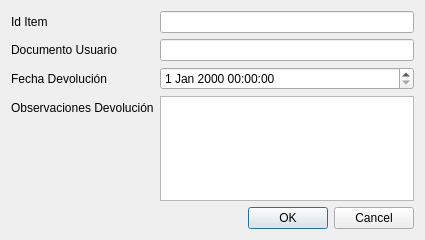
<?xml version="1.0" encoding="UTF-8"?>
<ui version="4.0">
 <class>Dialog</class>
 <widget class="QDialog" name="Dialog">
  <property name="geometry">
   <rect>
    <x>0</x>
    <y>0</y>
    <width>425</width>
    <height>240</height>
   </rect>
  </property>
  <property name="windowTitle">
   <string>Devolver Item</string>
  </property>
  <layout class="QVBoxLayout" name="verticalLayout_2">
   <item>
    <layout class="QVBoxLayout" name="verticalLayout">
     <item>
      <layout class="QFormLayout" name="formLayout">
       <property name="fieldGrowthPolicy">
        <enum>QFormLayout::AllNonFixedFieldsGrow</enum>
       </property>
       <item row="0" column="0">
        <widget class="QLabel" name="label">
         <property name="text">
          <string>Id Item</string>
         </property>
        </widget>
       </item>
       <item row="0" column="1">
        <widget class="QLineEdit" name="lineEdit"/>
       </item>
       <item row="1" column="0">
        <widget class="QLabel" name="label_2">
         <property name="text">
          <string>Documento Usuario</string>
         </property>
        </widget>
       </item>
       <item row="1" column="1">
        <widget class="QLineEdit" name="lineEdit_2"/>
       </item>
       <item row="2" column="0">
        <widget class="QLabel" name="label_3">
         <property name="text">
          <string>Fecha Devolución</string>
         </property>
        </widget>
       </item>
       <item row="2" column="1">
        <widget class="QDateTimeEdit" name="dateTimeEdit"/>
       </item>
       <item row="3" column="0">
        <widget class="QLabel" name="label_4">
         <property name="text">
          <string>Observaciones Devolución</string>
         </property>
        </widget>
       </item>
       <item row="3" column="1">
        <widget class="QTextEdit" name="textEdit"/>
       </item>
      </layout>
     </item>
     <item>
      <widget class="QDialogButtonBox" name="buttonBox">
       <property name="orientation">
        <enum>Qt::Horizontal</enum>
       </property>
       <property name="standardButtons">
        <set>QDialogButtonBox::Cancel|QDialogButtonBox::Ok</set>
       </property>
      </widget>
     </item>
    </layout>
   </item>
  </layout>
 </widget>
 <resources/>
 <connections>
  <connection>
   <sender>buttonBox</sender>
   <signal>accepted()</signal>
   <receiver>Dialog</receiver>
   <slot>accept()</slot>
   <hints>
    <hint type="sourcelabel">
     <x>248</x>
     <y>254</y>
    </hint>
    <hint type="destinationlabel">
     <x>157</x>
     <y>274</y>
    </hint>
   </hints>
  </connection>
  <connection>
   <sender>buttonBox</sender>
   <signal>rejected()</signal>
   <receiver>Dialog</receiver>
   <slot>reject()</slot>
   <hints>
    <hint type="sourcelabel">
     <x>316</x>
     <y>260</y>
    </hint>
    <hint type="destinationlabel">
     <x>286</x>
     <y>274</y>
    </hint>
   </hints>
  </connection>
 </connections>
</ui>
